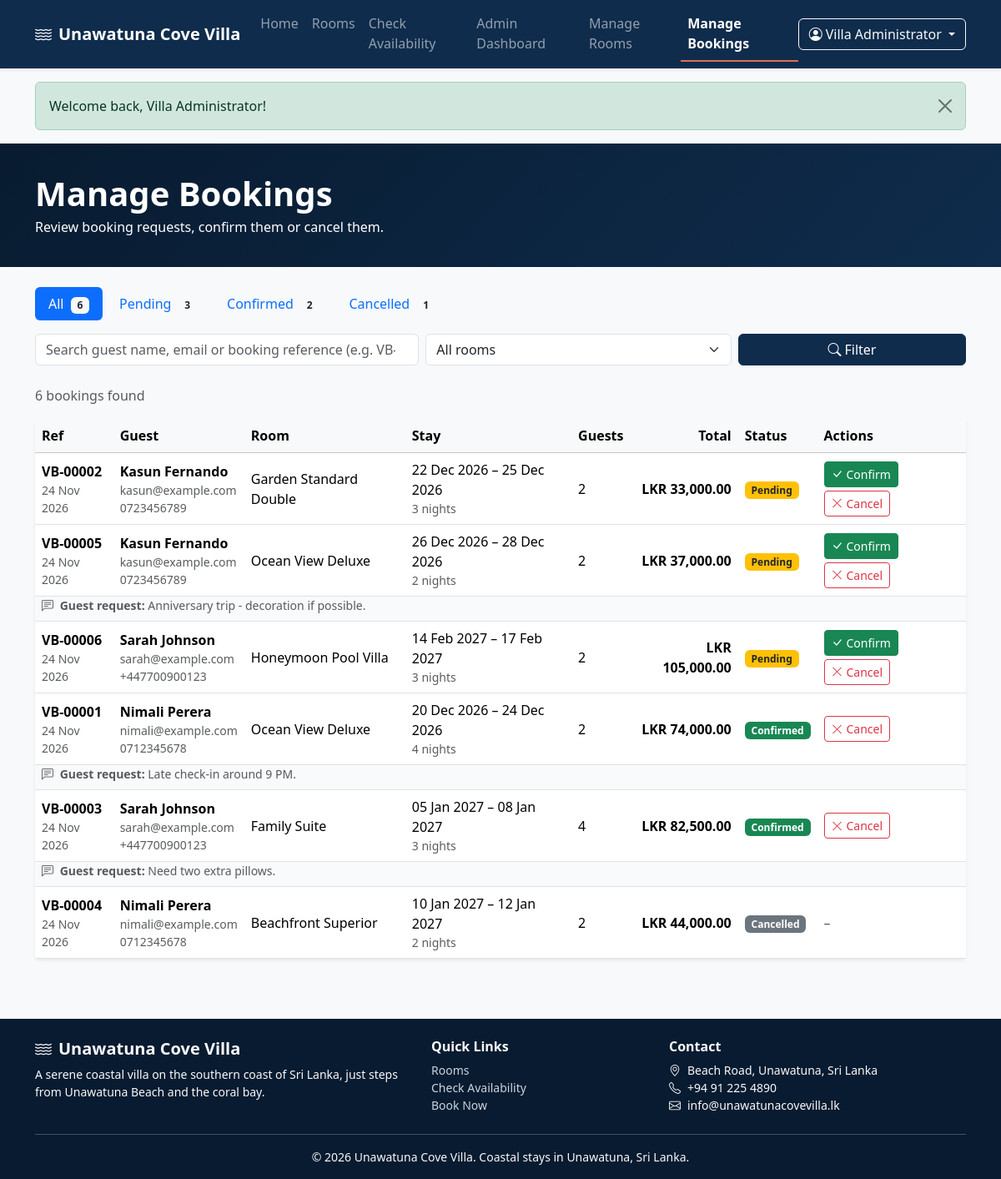
The app's page /admin/bookings.php (signed in) with its own data.
### tables this page shows
CREATE TABLE bookings (
    booking_id     INT UNSIGNED NOT NULL AUTO_INCREMENT,
    user_id        INT UNSIGNED NOT NULL,
    room_id        INT UNSIGNED NOT NULL,
    guests         TINYINT UNSIGNED NOT NULL DEFAULT 1,
    check_in       DATE NOT NULL,
    check_out      DATE NOT NULL,
    total_amount   DECIMAL(10,2) NOT NULL,
    booking_status ENUM('Pending','Confirmed','Cancelled') NOT NULL DEFAULT 'Pending',
    special_requests VARCHAR(500) NULL,
    booking_date   TIMESTAMP NOT NULL DEFAULT CURRENT_TIMESTAMP,
    PRIMARY KEY (booking_id),
    KEY idx_bookings_user (user_id),
    KEY idx_bookings_room_dates (room_id, booking_status, check_in, check_out),
    CONSTRAINT fk_bookings_user
        FOREIGN KEY (user_id) REFERENCES users (user_id)
        ON DELETE CASCADE ON UPDATE CASCADE,
    CONSTRAINT fk_bookings_room
        FOREIGN KEY (room_id) REFERENCES rooms (room_id)
        ON DELETE RESTRICT ON UPDATE CASCADE,
    CONSTRAINT chk_bookings_dates  CHECK (check_out > check_in),
    CONSTRAINT chk_bookings_guests CHECK (guests > 0)
);

CREATE TABLE users (
    user_id        INT UNSIGNED NOT NULL AUTO_INCREMENT,
    name           VARCHAR(100) NOT NULL,
    email          VARCHAR(150) NOT NULL,
    contact_number VARCHAR(20)  NOT NULL,
    password       VARCHAR(255) NOT NULL,           
    role           ENUM('guest','admin') NOT NULL DEFAULT 'guest',
    created_at     TIMESTAMP NOT NULL DEFAULT CURRENT_TIMESTAMP,
    PRIMARY KEY (user_id),
    UNIQUE KEY uq_users_email (email)
);

CREATE TABLE rooms (
    room_id         INT UNSIGNED NOT NULL AUTO_INCREMENT,
    room_name       VARCHAR(100) NOT NULL,
    room_type       VARCHAR(50)  NOT NULL,
    description     TEXT NOT NULL,
    facilities      VARCHAR(255) NOT NULL,           
    price_per_night DECIMAL(10,2) NOT NULL,          
    max_guests      TINYINT UNSIGNED NOT NULL,
    image           VARCHAR(255) NOT NULL DEFAULT 'room1.jpg',
    room_status     ENUM('active','inactive') NOT NULL DEFAULT 'active',
    created_at      TIMESTAMP NOT NULL DEFAULT CURRENT_TIMESTAMP,
    PRIMARY KEY (room_id),
    KEY idx_rooms_status_type (room_status, room_type),
    CONSTRAINT chk_rooms_price  CHECK (price_per_night > 0),
    CONSTRAINT chk_rooms_guests CHECK (max_guests > 0)
);

### admin/bookings.php (the view, shortened to what this page needs)
<?php
require_once __DIR__ . '/../includes/auth.php';
$allowed_status = ['Pending', 'Confirmed', 'Cancelled'];
$status = (string) ($_GET['status'] ?? '');
if (!in_array($status, $allowed_status, true)) {
    $status = '';
}
$room_filter = max(0, (int) ($_GET['room'] ?? 0));
$q           = mb_substr(trim((string) ($_GET['q'] ?? '')), 0, 100);
$page        = max(1, (int) ($_GET['page'] ?? 1));
$where  = ['1 = 1'];
$params = [];
$where_sql = implode(' AND ', $where);
$stmt = $pdo->prepare(
    "SELECT COUNT(*) FROM bookings b
     JOIN users u ON u.user_id = b.user_id
     JOIN rooms r ON r.room_id = b.room_id
     WHERE $where_sql"
);
$stmt->execute($params);
$total_rows  = (int) $stmt->fetchColumn();
$total_pages = max(1, (int) ceil($total_rows / PER_PAGE));
$page        = min($page, $total_pages);
$offset      = ($page - 1) * PER_PAGE;
$limit  = PER_PAGE;
$stmt = $pdo->prepare(
    "SELECT b.*, u.name AS guest_name, u.email AS guest_email, u.contact_number,
            r.room_name, r.room_status,
            EXISTS (
                SELECT 1 FROM bookings c
                WHERE c.room_id = b.room_id
                  AND c.booking_status = 'Confirmed'
                  AND c.booking_id <> b.booking_id
                  AND c.check_in < b.check_out
                  AND c.check_out > b.check_in
            ) AS has_conflict
     FROM bookings b
     JOIN users u ON u.user_id = b.user_id
     JOIN rooms r ON r.room_id = b.room_id
     WHERE $where_sql
     ORDER BY FIELD(b.booking_status, 'Pending', 'Confirmed', 'Cancelled'), b.check_in ASC, b.booking_id ASC
     LIMIT $limit OFFSET $offset"
);
$stmt->execute($params);
$bookings = $stmt->fetchAll();
$counts = array_map('intval', $pdo->query(
    'SELECT booking_status, COUNT(*) FROM bookings GROUP BY booking_status'
)->fetchAll(PDO::FETCH_KEY_PAIR));
$all_count = array_sum($counts);
$filters = ['status' => $status, 'room' => $room_filter, 'q' => $q];
$link = static function (array $override) use ($filters): string {
    $merged = array_filter(
        array_merge($filters, $override),
        static fn($v) => $v !== '' && $v !== null && $v !== 0
    );
    return url('admin/bookings.php') . ($merged ? '?' . http_build_query($merged) : '');
};
require __DIR__ . '/../includes/header.php';
?>
<div class="page-banner">
    <div class="container">
        <h1 class="fw-bold mb-1">Manage Bookings</h1>
        <p class="mb-0">Review booking requests, confirm them or cancel them.</p>
    </div>
</div>
<div class="container py-4">
    <ul class="nav nav-pills mb-3 flex-wrap gap-1">
        <li class="nav-item">
            <a class="nav-link<?= $status === '' ? ' active' : '' ?>" href="<?= e($link(['status' => '', 'page' => 0])) ?>">
                All <span class="badge bg-light text-dark ms-1"><?= $all_count ?></span>
            </a>
        </li>
        <?php foreach ($allowed_status as $s): ?>
            <li class="nav-item">
                <a class="nav-link<?= $status === $s ? ' active' : '' ?>" href="<?= e($link(['status' => $s, 'page' => 0])) ?>">
                    <?= e($s) ?> <span class="badge bg-light text-dark ms-1"><?= $counts[$s] ?? 0 ?></span>
                </a>
            </li>
        <?php endforeach; ?>
    </ul>
    <form method="get" action="" class="row g-2 mb-4">
        <div class="col-md-5">
            <input type="search" name="q" class="form-control" value="<?= e($q) ?>" maxlength="100"
                   placeholder="Search guest name, email or booking reference (e.g. VB-00005)" aria-label="Search bookings">
        </div>
        <div class="col-md-4">
            <select name="room" class="form-select" aria-label="Filter by room">
                <option value="0">All rooms</option>
            </select>
        </div>
        <div class="col-md-3 d-flex gap-2">
            <button type="submit" class="btn btn-ocean flex-fill"><i class="bi bi-search me-1"></i>Filter</button>
        </div>
    </form>
    <p class="text-muted"><?= $total_rows ?> booking<?= $total_rows === 1 ? '' : 's' ?> found</p>
    <?php if ($bookings): ?>
        <div class="card shadow-sm border-0">
            <div class="table-responsive-stack">
                <table class="table align-middle mb-0 responsive-stack">
                    <thead class="table-light">
                        <tr>
                            <th>Ref</th>
                            <th>Guest</th>
                            <th>Room</th>
                            <th>Stay</th>
                            <th>Guests</th>
                            <th class="text-end">Total</th>
                            <th>Status</th>
                            <th>Actions</th>
                        </tr>
                    </thead>
                    <tbody>
                        <?php foreach ($bookings as $b): ?>
                            <?php
                                $ref      = booking_ref($b['booking_id']);
                                $nights   = calculate_nights($b['check_in'], $b['check_out']);
                                $conflict = (int) $b['has_conflict'] === 1;
                            ?>
                            <tr>
                                <td data-label="Ref">
                                    <strong><?= e($ref) ?></strong>
                                    <div class="small text-muted"><?= e(date('d M Y', strtotime((string) $b['booking_date']))) ?></div>
                                </td>
                                <td data-label="Guest">
                                    <div class="fw-semibold"><?= e($b['guest_name']) ?></div>
                                    <div class="small text-muted"><?= e($b['guest_email']) ?></div>
                                    <div class="small text-muted"><?= e($b['contact_number']) ?></div>
                                </td>
                                <td data-label="Room">
                                    <?= e($b['room_name']) ?>
                                </td>
                                <td data-label="Stay">
                                    <?= e(format_date($b['check_in'])) ?> &ndash; <?= e(format_date($b['check_out'])) ?>
                                    <div class="small text-muted"><?= $nights ?> night<?= $nights === 1 ? '' : 's' ?></div>
                                </td>
                                <td data-label="Guests"><?= (int) $b['guests'] ?></td>
                                <td data-label="Total" class="text-end fw-semibold"><?= e(format_lkr($b['total_amount'])) ?></td>
                                <td data-label="Status">
                                    <?= status_badge((string) $b['booking_status']) ?>
                                </td>
                                <td data-label="Actions">
                                    <?php if ($b['booking_status'] === 'Pending'): ?>
                                        <div class="d-flex flex-wrap gap-1">
                                            <form method="post" action="<?= e(url('admin/booking-action.php')) ?>"
                                                  data-confirm="Confirm booking <?= e($ref) ?> for <?= e($b['guest_name']) ?>? The room will be blocked for these dates.">
                                                <button type="submit" class="btn btn-sm btn-success"
                                                        <?= $conflict ? 'disabled title="Another confirmed booking already occupies this room on these dates."' : '' ?>>
                                                    <i class="bi bi-check-lg me-1"></i>Confirm
                                                </button>
                                            </form>
                                            <form method="post" action="<?= e(url('admin/booking-action.php')) ?>"
                                                  data-confirm="Cancel booking <?= e($ref) ?> for <?= e($b['guest_name']) ?>?">
                                                <button type="submit" class="btn btn-sm btn-outline-danger">
                                                    <i class="bi bi-x-lg me-1"></i>Cancel
                                                </button>
                                            </form>
                                        </div>
                                    <?php elseif ($b['booking_status'] === 'Confirmed'): ?>
                                        <form method="post" action="<?= e(url('admin/booking-action.php')) ?>"
                                              data-confirm="Cancel the CONFIRMED booking <?= e($ref) ?> for <?= e($b['guest_name']) ?>? The room will become available again.">
                                            <button type="submit" class="btn btn-sm btn-outline-danger">
                                                <i class="bi bi-x-lg me-1"></i>Cancel
                                            </button>
                                        </form>
                                    <?php else: ?>
                                        <span class="text-muted">&ndash;</span>
                                    <?php endif; ?>
                                </td>
                            </tr>
                            <?php if (!empty($b['special_requests'])): ?>
                                <tr class="request-row">
                                    <td colspan="8" class="small text-muted border-top-0 pt-0">
                                        <i class="bi bi-chat-left-text me-1"></i>
                                        <strong>Guest request:</strong> <?= e($b['special_requests']) ?>
                                    </td>
                                </tr>
                            <?php endif; ?>
                        <?php endforeach; ?>
                    </tbody>
                </table>
            </div>
        </div>
    <?php else: ?>
        <div class="alert alert-info">No bookings match your filters.</div>
    <?php endif; ?>
</div>
<?php require __DIR__ . '/../includes/footer.php'; ?>

### includes/functions.php (shortened to what this page needs)
<?php
function e(mixed $value): string
{
    return htmlspecialchars((string) $value, ENT_QUOTES | ENT_SUBSTITUTE, 'UTF-8');
}
function url(string $path = ''): string
{
    return BASE_URL . '/' . ltrim($path, '/');
}
function format_lkr(float|int|string $amount): string
{
    return 'LKR ' . number_format((float) $amount, 2);
}
function format_date(string $date): string
{
    $d = parse_date($date);
    return $d ? $d->format('d M Y') : '';
}
function booking_ref(int|string $booking_id): string
{
    return 'VB-' . str_pad((string) $booking_id, 5, '0', STR_PAD_LEFT);
}
function status_badge(string $status): string
{
    $class = match ($status) {
        'Pending'   => 'bg-warning text-dark',
        'Confirmed' => 'bg-success',
        'Cancelled' => 'bg-secondary',
        'active'    => 'bg-success',
        'inactive'  => 'bg-secondary',
        default     => 'bg-light text-dark',
    };
    return '<span class="badge ' . $class . '">' . e(ucfirst($status)) . '</span>';
}
function parse_date(string $value): ?DateTimeImmutable
{
    $d = DateTimeImmutable::createFromFormat('!Y-m-d', $value);
    if ($d !== false && $d->format('Y-m-d') === $value) {
        return $d;
    }
    return null;
}
function calculate_nights(string $check_in, string $check_out): int
{
    $in  = parse_date($check_in);
    $out = parse_date($check_out);
    return (int) $in->diff($out)->days;
}

### records on screen
bookings: user "3", guests "2", room "1", booking_id "VB-00005", booking_date "24 Nov 2026", user.name "Kasun Fernando", user.email "kasun@example.com", user.contact_number "0723456789", room.room_name "Ocean View Deluxe", check_in "26 Dec 2026", check_out "28 Dec 2026", nights "2", total_amount "LKR 37,000.00", booking_status "Pending", special_requests "Anniversary trip - decoration if possible."
bookings: booking_id "VB-00002", booking_date "24 Nov 2026", user.name "Kasun Fernando", user.email "kasun@example.com", user.contact_number "0723456789", room.room_name "Garden Standard Double", check_in "22 Dec 2026", check_out "25 Dec 2026", nights "3", guests "2", total_amount "LKR 33,000.00", booking_status "Pending"
bookings: booking_id "VB-00006", booking_date "24 Nov 2026", user.name "Sarah Johnson", user.email "sarah@example.com", user.contact_number "+447700900123", room.room_name "Honeymoon Pool Villa", check_in "14 Feb 2027", check_out "17 Feb 2027", nights "3", guests "2", total_amount "LKR 105,000.00", booking_status "Pending"
bookings: booking_id "VB-00001", booking_date "24 Nov 2026", user.name "Nimali Perera", user.email "nimali@example.com", user.contact_number "0712345678", room.room_name "Ocean View Deluxe", check_in "20 Dec 2026", check_out "24 Dec 2026", nights "4", guests "2", total_amount "LKR 74,000.00", booking_status "Confirmed", special_requests "Late check-in around 9 PM."
bookings: booking_id "VB-00003", booking_date "24 Nov 2026", user.name "Sarah Johnson", user.email "sarah@example.com", user.contact_number "+447700900123", room.room_name "Family Suite", check_in "05 Jan 2027", check_out "08 Jan 2027", nights "3", guests "4", total_amount "LKR 82,500.00", booking_status "Confirmed", special_requests "Need two extra pillows."
bookings: booking_id "VB-00004", booking_date "24 Nov 2026", user.name "Nimali Perera", user.email "nimali@example.com", user.contact_number "0712345678", room.room_name "Beachfront Superior", check_in "10 Jan 2027", check_out "12 Jan 2027", nights "2", guests "2", total_amount "LKR 44,000.00", booking_status "Cancelled"

### other values on screen
VILLA_NAME "Unawatuna Cove Villa"
current_user_name() "Villa Administrator"
$flash['message'] "Welcome back, Villa Administrator!"
$all_count "6"
$s "Pending"
$s "Confirmed"
$s "Cancelled"
$total_rows "6"
